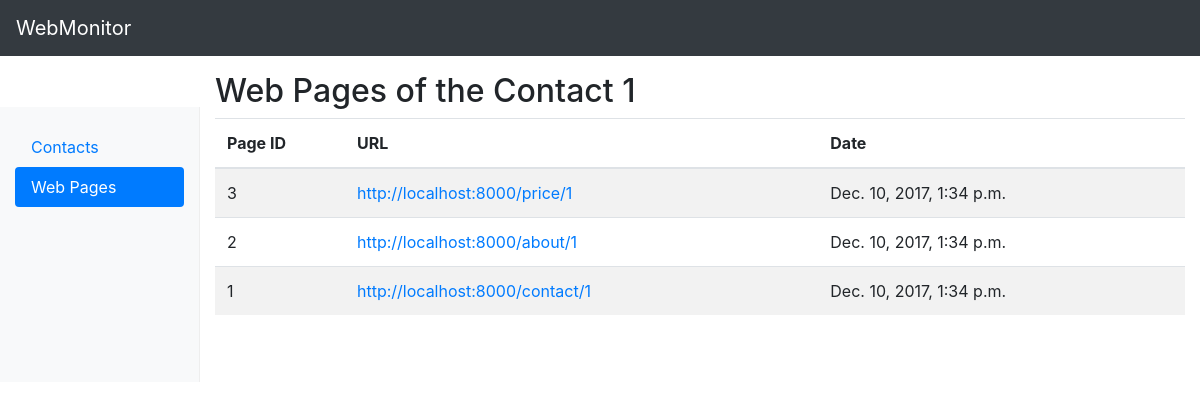
/pages/1, run on an earlier commit of the app's database.
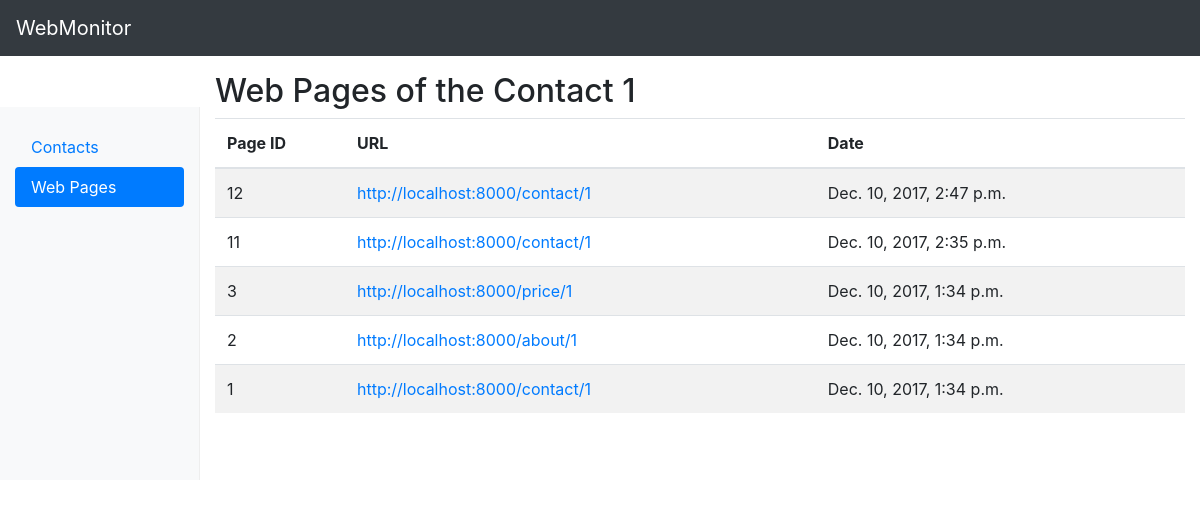
And on a later commit of the database.
### monitoring_board/models.py (models this page shows, shortened)
class Page(models.Model):
    contact = models.ForeignKey(Contact, on_delete=models.CASCADE, null=True)
    url = models.CharField(max_length=500)
    date = models.DateTimeField()

### monitoring_board/views.py (the view)
# urls.py: url(r'^pages/(?P<contact_id>[0-9]+)$', views.pages, name='pages'),
def pages(request, contact_id):
    page_list = Page.objects.filter(contact=contact_id).order_by('-date')
    return render(request, 'monitoring_board/pages.html',
                  {'active_pages': True, 'page_list': page_list, 'contact_id': contact_id})

### monitoring_board/templates/monitoring_board/pages.html
{% extends 'monitoring_board/base.html' %}
{% load staticfiles %}
{% block table_title %}
    Web Pages of the Contact {{ contact_id }}
{% endblock %}
{% block table_columns %}
    <th width="130px">Page ID</th>
    <th>URL</th>
    <th>Date</th>
{% endblock %}
{% block table_content %}
    {% for page in page_list %}
        <tr>
            <td>{{ page.id }}</td>
            <td><a href="{{ page.url }}" target="_blank">{{ page.url }}</a></td>
            <td>{{ page.date }}</td>
        </tr>
    {% endfor %}
{% endblock %}

What changed in the data, as far as the page shows it:
added Page: id "12", url "http://localhost:8000/contact/1", date "Dec. 10, 2017, 2:47 p.m."
added Page: id "11", url "http://localhost:8000/contact/1", date "Dec. 10, 2017, 2:35 p.m."
